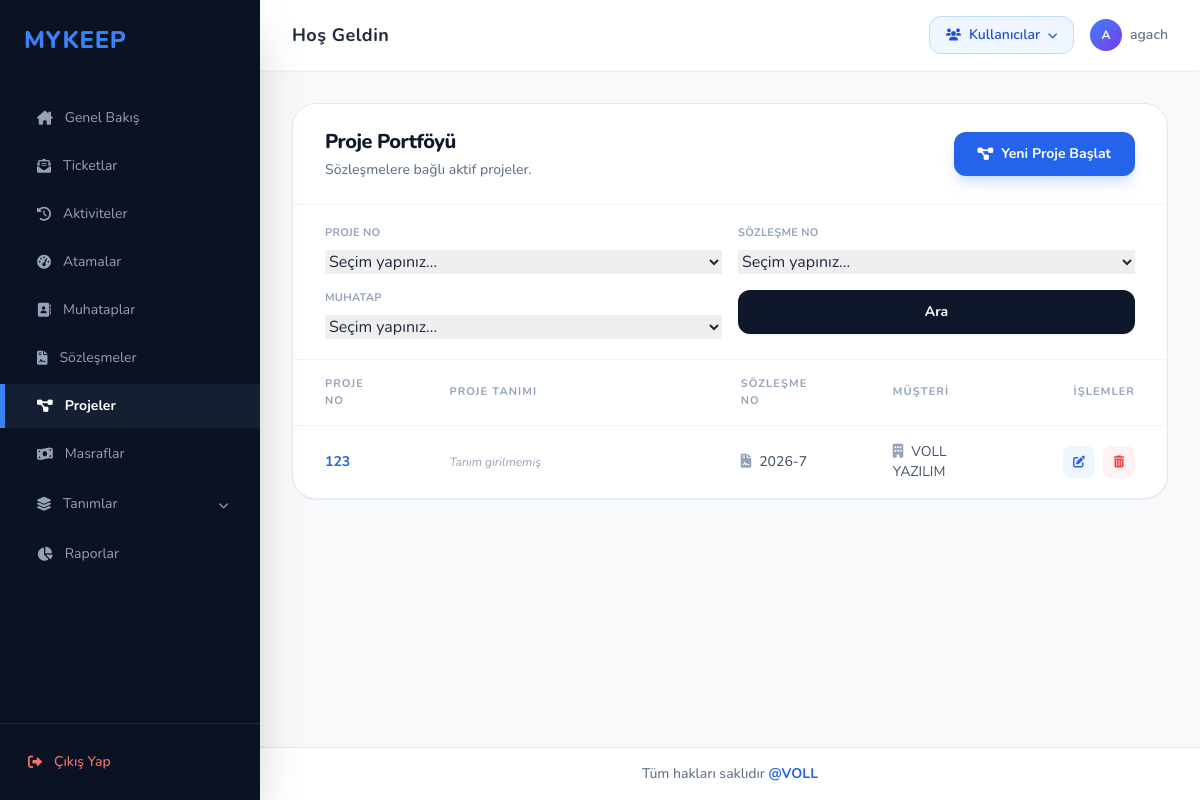
The app's page /projeler/ (signed in), older data.
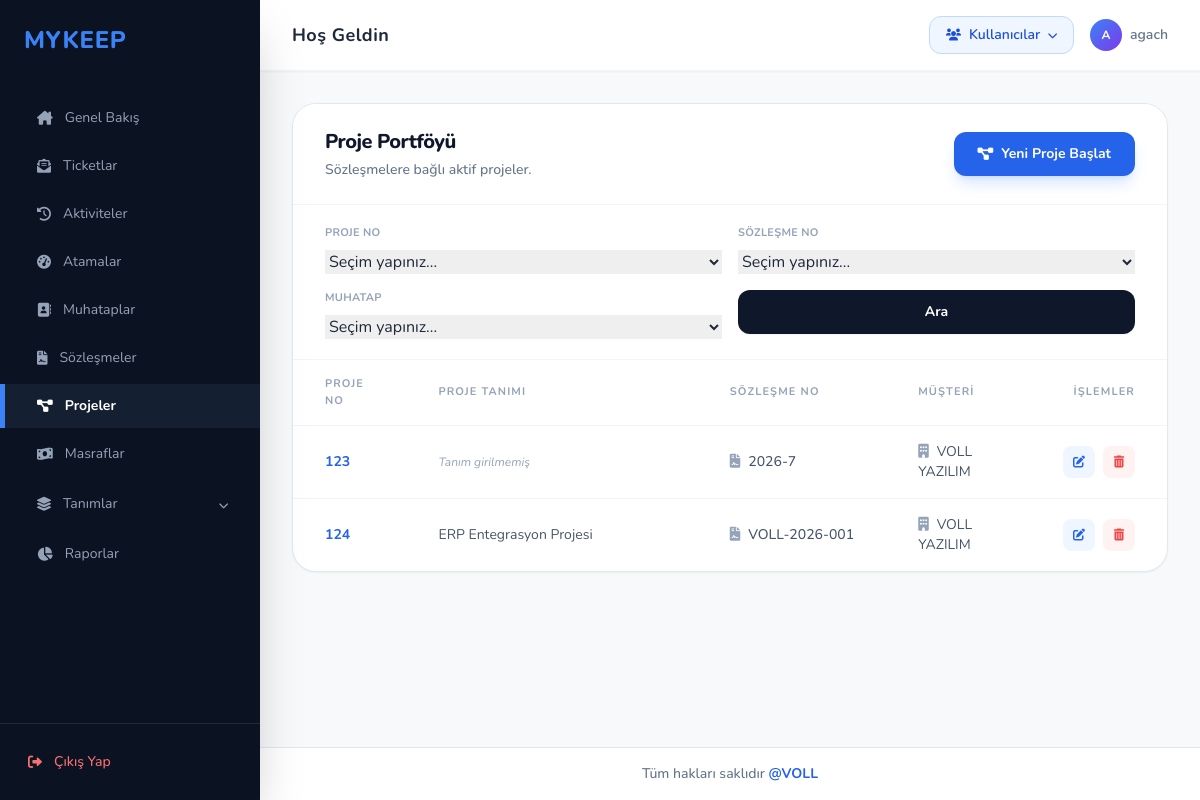
The same page, newer data.
### proje/models.py (models this page shows, shortened)
class projeler(models.Model):
    projeno = models.IntegerField(primary_key=True, blank=False)
    sozlesme_baglantisi = models.ForeignKey(
        'sozlesme.sozlesmeler',
        to_field='sozlesmeno',
        on_delete=models.CASCADE,
        verbose_name="İlgili Sözleşme"
    )
    tanim = models.CharField(max_length=255, null=True, blank=True, verbose_name="Proje Tanımı")
    aciklama = models.TextField(null=True, blank=True, verbose_name="Proje Açıklaması")

### sozlesme/models.py (models this page shows, shortened)
class sozlesmeler(models.Model):
    sozlesmeno = models.CharField(max_length=50, unique=True, null=False, blank=False, default="2026-")
    tip = models.ForeignKey("sozlesmetip", to_field="tanim", on_delete=models.CASCADE,null=True)
    tanim = models.CharField(max_length=200, null=False, blank=False)
    muhatap = models.ForeignKey("muhatap.muhatap", to_field="unvan", on_delete=models.CASCADE)
    baslangic_tarihi = models.DateTimeField(blank=True, null=True)
    bitis_tarihi = models.DateTimeField(blank=True, null=True)
    aciklama = models.TextField(blank=True, null=True)

### muhatap/models.py (models this page shows, shortened)
class muhatap(models.Model):
    unvan = models.CharField(max_length=100,unique=True)
    vkn = models.CharField(max_length=11)
    adres = models.TextField()
    telefon =models.CharField(max_length=10, null=True)
    grupkod = models.ForeignKey("hesapgrubu", to_field="grupkod", on_delete=models.CASCADE ,null=True)
    slug = models.SlugField(max_length=100,unique=True,null=True)
    aktif = models.BooleanField(default=False,null=True)

### proje/views.py (the view)
# urls.py: path('projeler/', proje_views.proje_listesi, name='proje_listesi'),
def proje_listesi(request):
    secili_proje_no = request.GET.get("proje_no", "").strip()
    secili_sozlesme_no = request.GET.get("sozlesme_no", "").strip()
    secili_muhatap = request.GET.get("muhatap", "").strip()
    tum_projeler = _gorunur_projeler(request)
    veriler = tum_projeler
    if secili_proje_no:
        veriler = veriler.filter(projeno=secili_proje_no)
    if secili_sozlesme_no:
        veriler = veriler.filter(sozlesme_baglantisi__sozlesmeno=secili_sozlesme_no)
    if secili_muhatap:
        veriler = veriler.filter(sozlesme_baglantisi__muhatap__unvan=secili_muhatap)
    context = {
        'projeler': veriler,
        'proje_nolari': tum_projeler.values_list("projeno", flat=True).distinct(),
        'sozlesme_nolari': tum_projeler.values_list("sozlesme_baglantisi__sozlesmeno", flat=True).distinct().order_by("sozlesme_baglantisi__sozlesmeno"),
        'muhataplar': tum_projeler.values_list("sozlesme_baglantisi__muhatap__unvan", flat=True).distinct().order_by("sozlesme_baglantisi__muhatap__unvan"),
        'secili_proje_no': secili_proje_no,
        'secili_sozlesme_no': secili_sozlesme_no,
        'secili_muhatap': secili_muhatap,
    }
    return render(request, 'proje_listesi.html', context)

### proje/views.py (called while the page is built)
def _gorunur_projeler(request):
    veriler = projeler.objects.select_related("sozlesme_baglantisi", "sozlesme_baglantisi__muhatap").all()
    if hasattr(request.user, 'userprofile') and not request.user.is_superuser:
        profile = request.user.userprofile
        if profile.role == 'Firma' and profile.muhatap_firmalar.exists():
            veriler = veriler.filter(sozlesme_baglantisi__muhatap__in=profile.muhatap_firmalar.all())
    return veriler.order_by("projeno")

### templates/proje_listesi.html (shortened to what the changed rows need)
{% extends 'base.html' %}
{% block content %}
<div class="bg-white border border-slate-200 rounded-3xl shadow-sm overflow-hidden">
    <div class="px-8 py-6 border-b border-slate-100 flex justify-between items-center bg-white">
        <div>
            <h2 class="text-xl font-extrabold text-slate-900 tracking-tight">Proje Portföyü</h2>
        </div>
    </div>
    <div class="overflow-x-auto">
        <table class="w-full text-left border-collapse">
            <thead>
                <tr class="text-[11px] uppercase tracking-widest text-slate-400 font-bold border-b border-slate-100 bg-slate-50/10">
                    <th class="px-8 py-4">Proje No</th>
                    <th class="px-8 py-4">Proje Tanımı</th>
                    <th class="px-8 py-4">Sözleşme No</th>
                    <th class="px-8 py-4">Müşteri</th>
                    {% if request.user.is_superuser or request.user.userprofile.role != 'Danisman' %}
                    <th class="px-8 py-4 text-right">İşlemler</th>
                    {% endif %}
                </tr>
            </thead>
            <tbody class="divide-y divide-slate-100">
                {% for p in projeler %}
                <tr class="hover:bg-slate-50/80 transition group">
                    <td class="px-8 py-4 text-sm font-bold text-slate-700">
                        <a href="{% url 'proje_duzenle' p.pk %}" class="text-blue-600 hover:text-blue-800 hover:underline">{{ p.projeno }}</a>
                    </td>
                    <td class="px-8 py-4 text-sm text-slate-600 w-1/3">
                        <div class="line-clamp-2" title="{{ p.tanim }}">
                            {% if p.tanim %}
                                {{ p.tanim }}
                            {% else %}
                                <span class="text-xs text-slate-400 italic">Tanım girilmemiş</span>
                            {% endif %}
                        </div>
                    </td>
                    <td class="px-8 py-4 text-sm text-slate-600 font-medium whitespace-nowrap">
                        <a href="{% url 'sozlesme_duzenle' p.sozlesme_baglantisi.pk %}" class="hover:text-blue-600 hover:underline transition">
                            <i class="fa-solid fa-file-contract text-slate-400 mr-2"></i>{{ p.sozlesme_baglantisi.sozlesmeno }}
                        </a>
                    </td>
                    <td class="px-8 py-4 text-sm text-slate-600">
                        <a href="{% url 'muhatap_duzenle' p.sozlesme_baglantisi.muhatap.pk %}" class="hover:text-blue-600 hover:underline transition">
                            <i class="fa-solid fa-building text-slate-400 mr-2"></i>{{ p.sozlesme_baglantisi.muhatap.unvan }}
                        </a>
                    </td>
                    {% if request.user.is_superuser or request.user.userprofile.role != 'Danisman' %}
                    <td class="px-8 py-4 text-right">
                        <div class="flex items-center justify-end space-x-2">
                            <a href="{% url 'proje_duzenle' p.pk %}" class="group flex items-center justify-center w-8 h-8 rounded-lg bg-blue-50 text-blue-600 hover:bg-blue-600 hover:text-white transition-all duration-200" title="Düzenle">
                                <i class="fa-solid fa-pen-to-square text-xs"></i>
                            </a>
                            <a href="{% url 'proje_sil' p.pk %}" onclick="return confirm('Bu projeyi silmek istediğinize emin misiniz?')" class="group flex items-center justify-center w-8 h-8 rounded-lg bg-red-50 text-red-500 hover:bg-red-500 hover:text-white transition-all duration-200" title="Sil">
                                <i class="fa-solid fa-trash-can text-xs"></i>
                            </a>
                        </div>
                    </td>
                    {% endif %}
                </tr>
                {% empty %}
                <tr>
                    <td colspan="5" class="px-8 py-10 text-center text-slate-400 text-sm italic">Sistemde kayıtlı proje bulunmamaktadır.</td>
                </tr>
                {% endfor %}
            </tbody>
        </table>
    </div>
</div>
{% endblock %}

Row changes from the older to the newer data that the page shows:
added projeler: projeno "124", tanim "ERP Entegrasyon Projesi", sozlesme_baglantisi.sozlesmeno "VOLL-2026-001", sozlesme_baglantisi.muhatap.unvan "VOLL YAZILIM"
